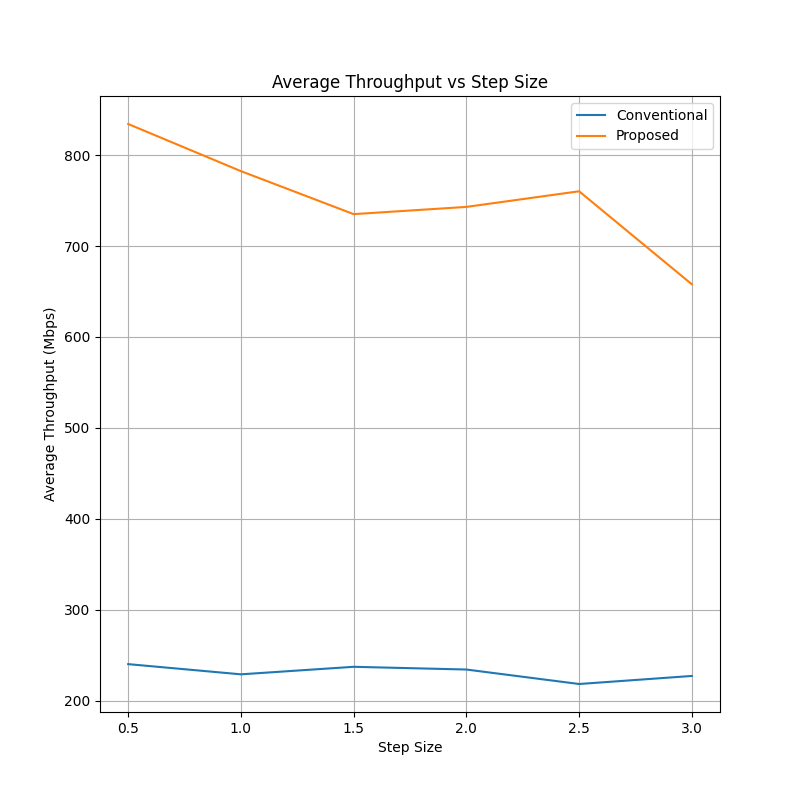

Here is the Python script that generated this plot:
# IMPORTS
from lifi import LifiAccessPoint
from wifi import WiFiAccessPoint
from propose import ProposedMethod
from conventional import ConventionalMethod
from new_mobility import Mobility
from user import User
from blockage import check_blockage, generate_random_variable

import matplotlib.pyplot as plt
import numpy as np

###

# In meters
ROOM_WIDTH = 5.0
ROOM_HEIGHT = 5.0
USER_HEIGHT = 0.8

GRID_SIZE = 0.1

X_GRID = [round(i * GRID_SIZE, 1) for i in range(int(ROOM_WIDTH / GRID_SIZE) + 1)]
Y_GRID = [round(i * GRID_SIZE, 1) for i in range(int(ROOM_HEIGHT / GRID_SIZE) + 1)]

WIFI_AP = WiFiAccessPoint(ap_id='W', ap_position=(2.5, 2.5, 5), transmit_power=1e-3, noise_psd=10**(-174/10), bandwidth=20e6, sigma=10)

LIFI_APS = [
    LifiAccessPoint(x=1.25, y=1.25),
    LifiAccessPoint(x=1.25, y=3.75),
    LifiAccessPoint(x=3.75, y=3.75),
    LifiAccessPoint(x=3.75, y=1.25)
]

all_avg_throughputs_proposed = []
all_avg_throughputs_conventional = []
step_sizes = [0.5, 1, 1.5, 2, 2.5, 3]

for step_size in step_sizes:
    MOBILITY_CONFIG = {
        'type': 'random_walk',
        # 'type': 'random_waypoint',
        'step_size': step_size,
        # 'speed': 0.1,
        'room_x': ROOM_WIDTH,
        'room_y': ROOM_HEIGHT
    }

    NUMBER_OF_USERS = 10

    # Lists to store throughput for each user
    conventional_throughputs = []
    proposed_throughputs = []

    # Create lists to store user positions for plotting
    user_positions_x = [[] for _ in range(NUMBER_OF_USERS)]
    user_positions_y = [[] for _ in range(NUMBER_OF_USERS)]

    for user_index in range(NUMBER_OF_USERS):

        # randome start positions
        # USER = Mobility(0, 0, MOBILITY_CONFIG)
        USER = Mobility(np.random.uniform(0, ROOM_WIDTH), np.random.uniform(0, ROOM_HEIGHT), MOBILITY_CONFIG)

        blockage_prob = check_blockage(mean_occurrence_rate=1/5)

        wifi_snrs = []
        wifi_proportion_time = 0
        lifi_snrs = []
        lifi_propotion_time = 0

        for _ in range(10):
            USER.move()

            # Store user positions for plotting
            user_positions_x[user_index].append(USER.x)
            user_positions_y[user_index].append(USER.y)

            print(f"User {user_index+1} Position: ({USER.x:.2f}, {USER.y:.2f})")

            # Calculate WiFi channel gain
            user = User('U', (USER.x, USER.y, USER_HEIGHT))
            wifi_channel_gain = WIFI_AP.calculate_channel_gain(user, fc=2.4e9)
            wifi_snr = WIFI_AP.calculate_snr(wifi_channel_gain)

            # Calculate LiFi channel gains
            blockage_present = [generate_random_variable(blockage_prob) for _ in LIFI_APS] 
            lifi_snr = []
            for i in range(len(LIFI_APS)):
                if blockage_present[i] == 1:
                    print(f"Blockage present from LiFi AP {i+1}")
                    lifi_snr.append(10*np.log10(LIFI_APS[i].signal_to_noise_ratio_nlos(USER.x, USER.y)))
                else:
                    lifi_snr.append(10*np.log10(LIFI_APS[i].signal_to_noise_ratio(USER.x, USER.y)))

            
            print(f"WiFi SNR: {wifi_snr} dB, LiFi SNRs: {lifi_snr}")
            
            if wifi_snr > max(lifi_snr):
                best_router = 'H_W'
                wifi_snrs.append(wifi_snr)
                wifi_proportion_time += 1
            else:
                best_router = max([(lifi_snr[i], f'H_L{i+1}') for i in range(len(lifi_snr))], key=lambda x: x[0])[1]
                lifi_snrs.append(max(lifi_snr))
                lifi_propotion_time += 1

            # Connect the user to the best router based on the decision
            if best_router == 'H_W':
                print("Connecting to WiFi (W)")
            else:
                # Extract the router number from the key (e.g., 'H_L1' -> 'L1')
                router_number = best_router.split('_')[1]
                print(f"Connecting to LiFi ({router_number})")

        # calculate average throughput
        wifi_avg_throughput_proposed = ProposedMethod(0, wifi_snrs, wifi_proportion_time).avg_throughput()
        lifi_avg_throughput_proposed = ProposedMethod(1, lifi_snrs, lifi_propotion_time).avg_throughput()
        wifi_avg_throughput_conventional = ConventionalMethod(0, wifi_snrs, wifi_proportion_time).avg_throughput()
        lifi_avg_throughput_conventional = ConventionalMethod(1, lifi_snrs, lifi_propotion_time).avg_throughput()
        print("Conventional Average Throughput (Mbps): ", (wifi_avg_throughput_conventional + lifi_avg_throughput_conventional)/3000)
        print("Proposed Average Throughput (Mbps): ", (wifi_avg_throughput_proposed + lifi_avg_throughput_proposed)/4000)

        # Append the throughput for this user to the list
        conventional_throughputs.append((wifi_avg_throughput_conventional + lifi_avg_throughput_conventional)/3000)
        proposed_throughputs.append((wifi_avg_throughput_proposed + lifi_avg_throughput_proposed)/4000)

    # Calculate overall average throughput across all users
    avg_conventional_throughput = np.mean(conventional_throughputs)
    avg_proposed_throughput = np.mean(proposed_throughputs)
    all_avg_throughputs_conventional.append(avg_conventional_throughput)
    all_avg_throughputs_proposed.append(avg_proposed_throughput)

    print("Conventional Overall Average Throughput (Mbps): ", avg_conventional_throughput)
    print("Proposed Overall Average Throughput (Mbps): ", avg_proposed_throughput)

    # # Plot user movements
    # plt.figure(figsize=(8, 8))
    # for user_index in range(NUMBER_OF_USERS):
    #     plt.plot(user_positions_x[user_index], user_positions_y[user_index], label=f'User {user_index+1}')

    # plt.title('User Movements in the Room')
    # plt.xlabel('X-axis')
    # plt.ylabel('Y-axis')
    # plt.legend()
    # plt.grid(True)
    # plt.show()



print('all_avg_throughputs_proposed: ', all_avg_throughputs_proposed)
print('all_avg_throughputs_conventional: ', all_avg_throughputs_conventional)

# Plot steps vs throughputs for both methods
plt.figure(figsize=(8, 8))
plt.plot(step_sizes, all_avg_throughputs_conventional, label='Conventional')
plt.plot(step_sizes, all_avg_throughputs_proposed, label='Proposed')
plt.title('Average Throughput vs Step Size')
plt.xlabel('Step Size')
plt.ylabel('Average Throughput (Mbps)')
plt.legend()
plt.grid(True)
plt.savefig('step_size_vs_throughput_plot.png')
plt.show()
